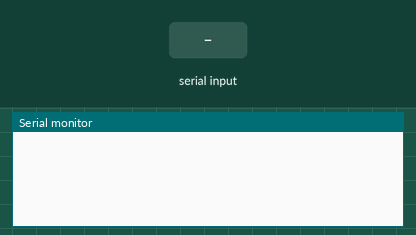
A sketch run on a simulated Arduino Uno, built with avr-gcc and run on an emulated ATmega328P. On the bench: the last lines printed to the serial monitor. Inputs (shaded band) come from the test bench.

Above: at 1.2 s.
1.3 s: "$GPRMC\n" received over the second serial link
At 1.9 s:
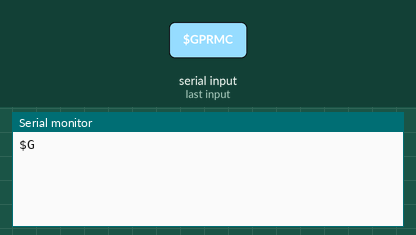
2.8 s: ",\n" received over the second serial link
At 4.0 s:
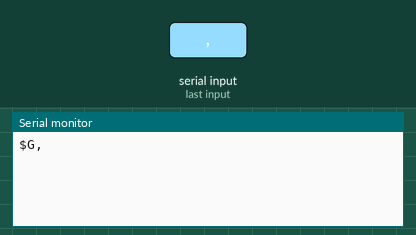
4.3 s: "1\n" received over the second serial link
At 5.4 s:
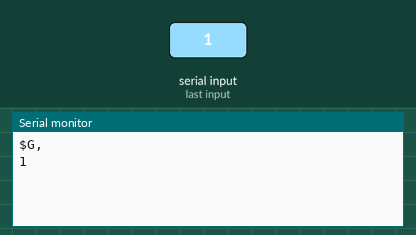

Measured:
- after the input at 1.3 s, the serial monitor: prints a new line at once (image 1)
- after the input at 2.8 s, the serial monitor: prints a new line at once (image 2)
- after the input at 4.3 s, the serial monitor: prints a new line at once (image 3)

The sketch:

GPSTest.ino
```cpp
#include <SoftwareSerial.h>

SoftwareSerial gpsSerial(8, 7); // RX, TX (TX not used)
const int sentenceSize = 80;

char sentence[sentenceSize];

void setup()
{
  Serial.begin(9600);
  gpsSerial.begin(9600);
}

void loop()
{
  static int i = 0;
  if (gpsSerial.available())
  {
    char ch = gpsSerial.read();
    if (ch != '\n' && i < sentenceSize)
    {
      sentence[i] = ch;
      i++;
    }
    else
    {
     Serial.println(sentence);
     sentence[i] = '\0';
     i = 0;
     displayGPS();
    }
  }
}

void displayGPS()
{
  char field[20];
  getField(field, 0);
  if (strcmp(field, "$GPRMC") == 0)
  {
    Serial.print("Lat: ");
    getField(field, 3);  // number
    Serial.print(field);
    getField(field, 4); // N/S
    Serial.print(field);

    Serial.print(" Long: ");
    getField(field, 5);  // number
    Serial.print(field);
    getField(field, 6);  // E/W
    Serial.println(field);
  }
}

void getField(char* buffer, int index)
{
  int sentencePos = 0;
  int fieldPos = 0;
  int commaCount = 0;
  while (sentencePos < sentenceSize)
  {
    if (sentence[sentencePos] == ',')
    {
      commaCount ++;
      sentencePos ++;
    }
    if (commaCount == index)
    {
      buffer[fieldPos] = sentence[sentencePos];
      fieldPos ++;
    }
    sentencePos ++;
  }
  buffer[fieldPos] = '\0';
}
```
